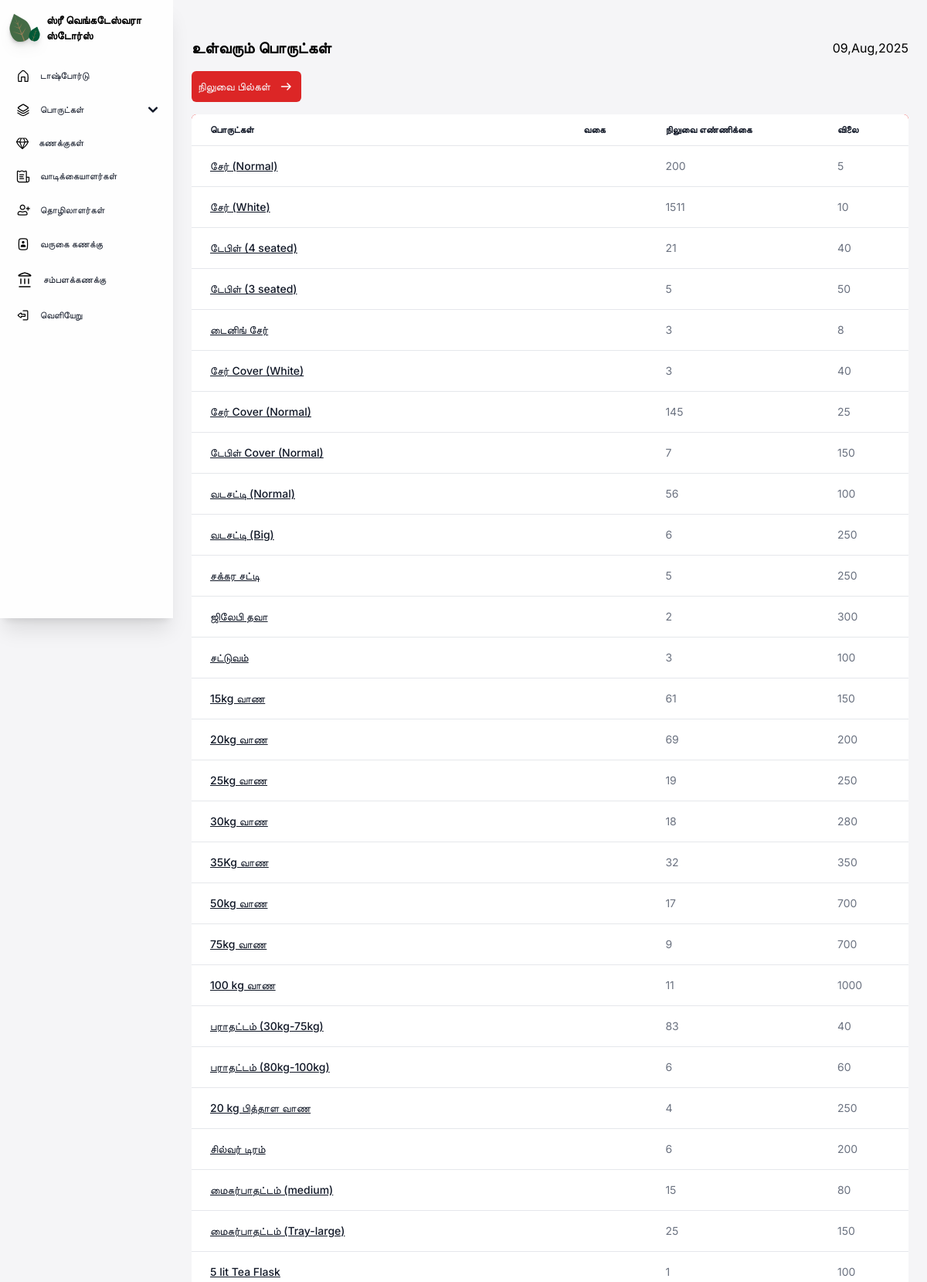
The page /incomingstocks/ (upper part) on the database its author committed.
### core/models.py (models this page shows, shortened)
class stock(models.Model):
    productname = models.CharField(max_length=70, db_index=True)
    category = models.CharField(max_length=50, blank=True)
    maximumstock = models.PositiveIntegerField()
    quantity = models.PositiveIntegerField()
    price = models.PositiveIntegerField()
    def get_incoming(self):
        return self.maximumstock - self.quantity

### core/views.py (the view)
# urls.py: path('incomingstocks/', cvs.incomingstocks),
def incomingstocks(request):
    stocks = stock.objects.all()
    return render(request, "core/incomingstocks.html", {'stocks':stocks})

### core/templates/core/incomingstocks.html (shortened to what this page needs)
{% load static %}
{% load static tailwind_tags%}
<!DOCTYPE html>
<html lang="en">
<head>
    <link href="https://cdnjs.cloudflare.com/ajax/libs/flowbite/2.3.0/flowbite.min.css" rel="stylesheet" />
    {% tailwind_css %}
</head>
<body class="font-inter bg-[#F5F5F7] max-w-full h-[100%]">
<section class="sm:ml-56 px-6 pb-4 max-w-full min-h-[100%]">
    <div class="relative">
    {% include 'core/navigation.html' %}
    </div>
    <div class="flex justify-between w-full items-center sm:mt-12 mt-6">
        <div>
            <p class="font-inter font-semibold text-xl">உள்வரும் பொருட்கள்</p>
        </div>
        <div class="items-center gap-4 hidden sm:flex">
            <p class="date"></p>
        </div>
    </div>
    <main class="mt-4 min-w-full h-full">
    <div class="flex justify-between mt-2 items-center gap-2 flex-wrap">
    <div class="flex gap-2">
        <a href="/bills">
            <button class="px-2 py-2 bg-red-600 flex items-center rounded-md gap-2 text-slate-50 text-sm">
                நிலுவை பில்கள்
                <img src="{% static  'images/Arrow right.svg' %}" alt="plus">
            </button>
        </a>
    </div>
    </div>
        <div class="relative max-w-[100%] min-h-full overflow-x-scroll mt-4 rounded-md bg-red-500">
            <table class="text-sm text-left min-h-full text-gray-500 bg-white dark:text-gray-400 rounded-md shadow-md overflow-x-auto w-full">
                <thead class="border-b text-xs text-gray-900 uppercase dark:text-gray-400">
                    <tr>
                        <th scope="col" class="px-6 py-3">
                            பொருட்கள்
                        </th>
                        <th scope="col" class="px-6 py-3">
                            வகை
                        </th>
                        <th scope="col" class="px-6 py-3">
                            நிலுவை எண்ணிக்கை
                        </th>
                        <th scope="col" class="px-6 py-3">
                            விலை
                        </th>
                    </tr>
                </thead>
                <tbody>
                    {% for stock in stocks %}
                    {% if stock.quantity < stock.maximumstock %}
                    <tr class="border-b">
                        <th scope="row" class="px-6 py-4 font-medium text-gray-900 whitespace-nowrap">
                            <a href="{%url 'editstock' stock.id%}" class="underline">
                            {{stock.productname}}
                            </a>
                        </th>
                        <td class="px-6 py-4">
                        </td>
                        <td class="px-6 py-4">
                            {{stock.get_incoming}}
                        </td>
                        <td class="px-6 py-4">
                            {{stock.price}}
                        </td>
                    </tr>
                    {% endif %}
                    {% endfor %}
                </tbody>
            </table>
        </div>
    </main>
</section>
</body>
</html>

### rows shown on the page
stock: productname "சேர் (Normal)", get_incoming "200", price "5"
stock: productname "சேர் (White)", get_incoming "1511", price "10"
stock: productname "டேபிள் (4 seated)", get_incoming "21", price "40"
stock: productname "டேபிள் (3 seated)", get_incoming "5", price "50"
stock: productname "டைனிங் சேர்", get_incoming "3", price "8"
stock: productname "சேர் Cover (White)", get_incoming "3", price "40"
stock: productname "சேர் Cover (Normal)", get_incoming "145", price "25"
stock: productname "டேபிள் Cover (Normal)", get_incoming "7", price "150"
stock: productname "வடசட்டி (Normal)", get_incoming "56", price "100"
stock: productname "வடசட்டி (Big)", get_incoming "6", price "250"
stock: productname "சக்கர சட்டி", get_incoming "5", price "250"
stock: productname "ஜிலேபி தவா", get_incoming "2", price "300"
stock: productname "சட்டுவம்", get_incoming "3", price "100"
stock: productname "15kg வாண", get_incoming "61", price "150"
stock: productname "20kg வாண", get_incoming "69", price "200"
stock: productname "25kg வாண", get_incoming "19", price "250"
stock: productname "30kg வாண", get_incoming "18", price "280"
stock: productname "35Kg வாண", get_incoming "32", price "350"
stock: productname "50kg வாண", get_incoming "17", price "700"
stock: productname "75kg வாண", get_incoming "9", price "700"
stock: productname "100 kg வாண", get_incoming "11", price "1000"
stock: productname "பராதட்டம் (30kg-75kg)", get_incoming "83", price "40"
stock: productname "பராதட்டம் (80kg-100kg)", get_incoming "6", price "60"
stock: productname "20 kg பித்தாள வாண", get_incoming "4", price "250"
stock: productname "சில்வர் டிரம்", get_incoming "6", price "200"
stock: productname "மைசுர்பாதட்டம் (medium)", get_incoming "15", price "80"
stock: productname "மைசுர்பாதட்டம் (Tray-large)", get_incoming "25", price "150"
stock: productname "5 lit Tea Flask", get_incoming "1", price "100"
